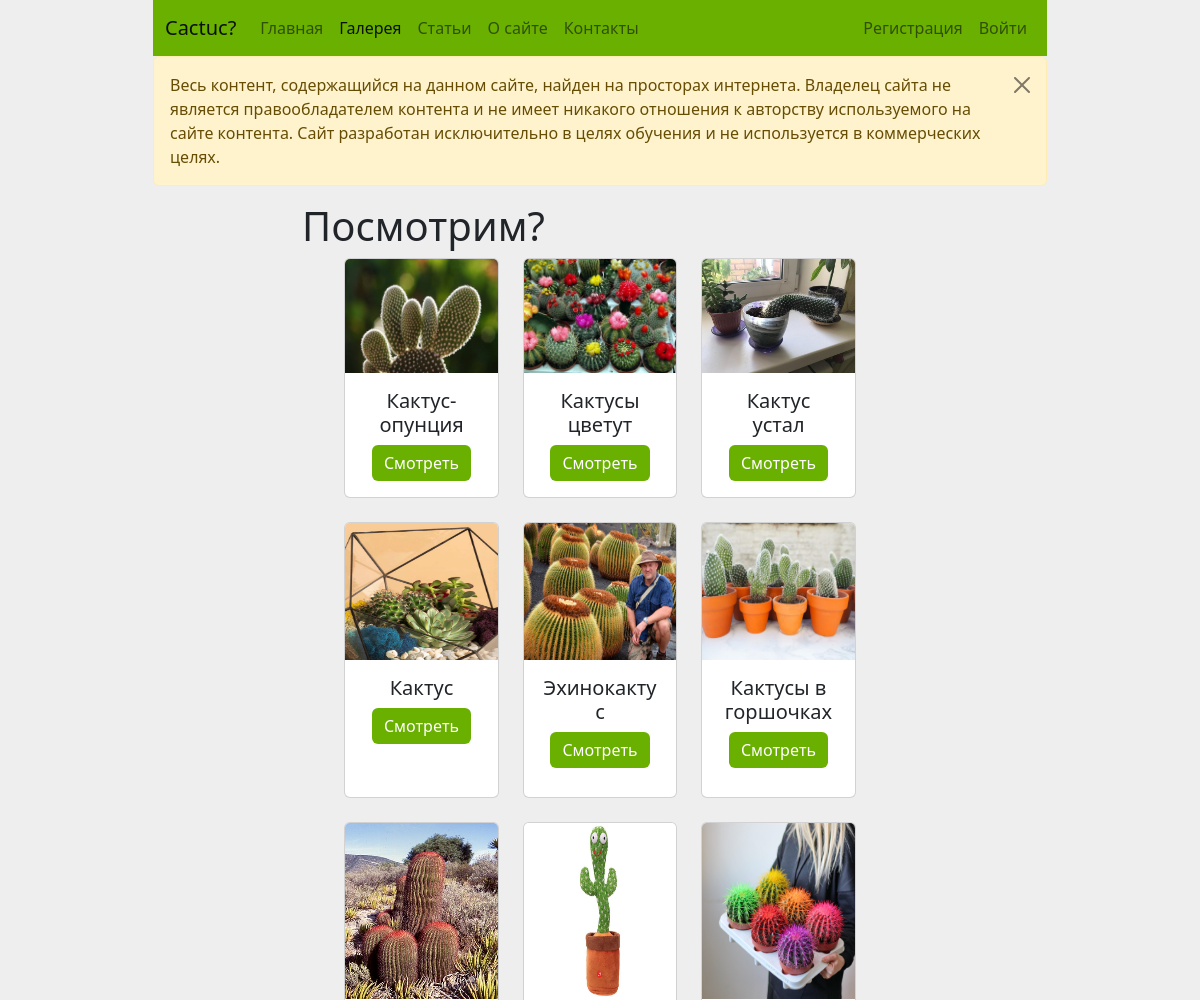
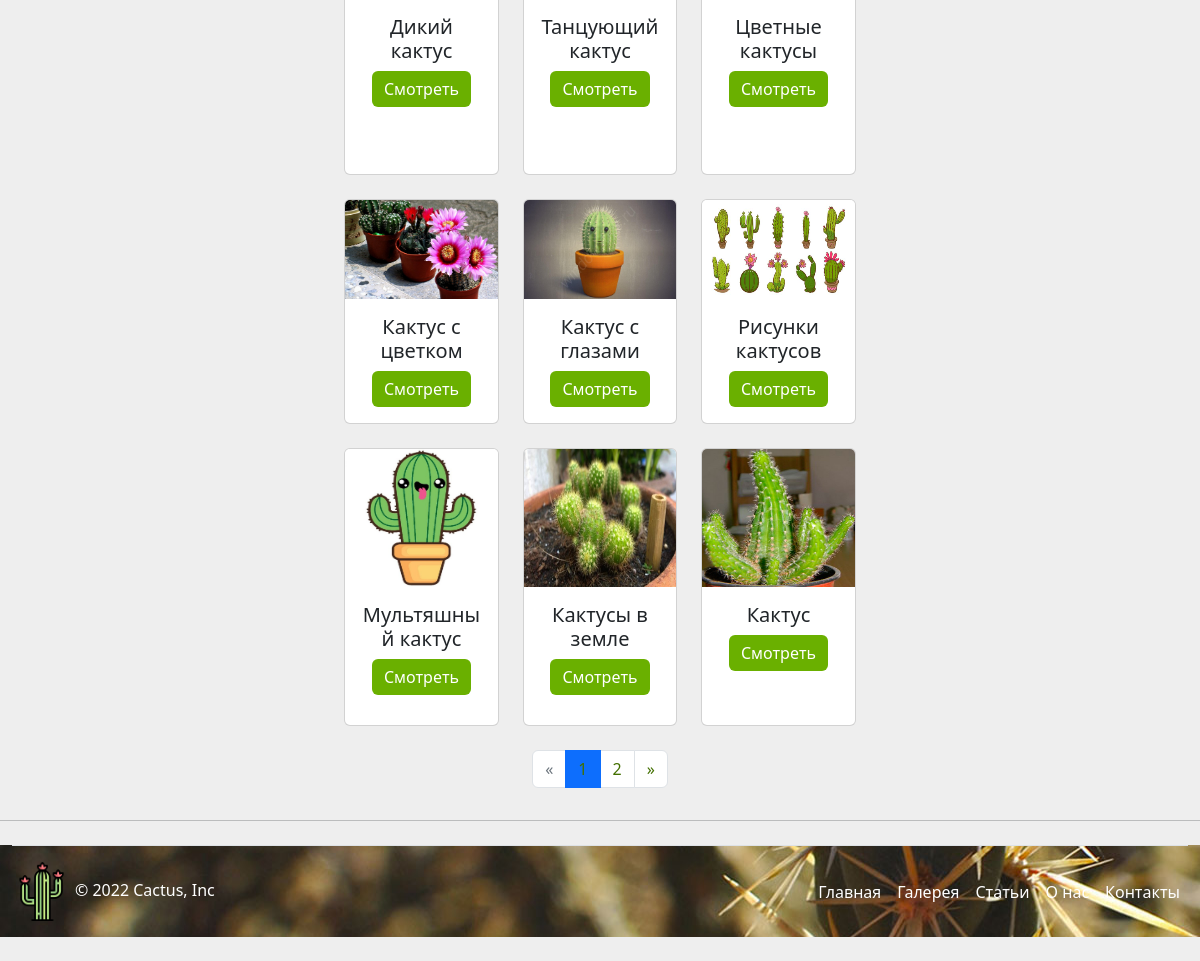
Page /gallery/ on the committed database (2 pictures, top to bottom).
### gallery/models.py (models this page shows, shortened)
class Photos(models.Model):
    title = models.CharField(max_length=255, verbose_name='Название')
    slug = models.SlugField(max_length=255, verbose_name='URL', unique=True)
    photo = models.ImageField(upload_to='photos/gallery/%Y/%m/%d', verbose_name="Фото")
    author = models.CharField(max_length=255, blank=True, verbose_name='Автор', default='Неизвестен')
    created_at = models.DateTimeField(auto_now_add=True, verbose_name='Дата создания')
    updated_at = models.DateTimeField(auto_now=True, verbose_name='Дата изменения')
    is_published = models.BooleanField(verbose_name="Публикация", default=False)
    class Meta:
        verbose_name = 'Фотокарточка'
        verbose_name_plural = 'Фотокарточки'
        ordering = ['-updated_at']
    def get_absolute_url(self):
        return reverse('gallery:detail', kwargs={'photo_slug': self.slug})

### gallery/views.py (the view)
# urls.py: path('', PhotosView.as_view(), name='gallery'),
class PhotosView(ListView):
    paginate_by = 15
    queryset = Photos.objects.filter(is_published=True)
    ordering = ['-updated_at']
    template_name = 'gallery/gallery.html'

### gallery/templates/gallery/gallery.html (shortened to what this page needs)
{% extends 'base.html' %}
{% load static %}
{% block pageName %}Посмотрим?{% endblock %}
{% block content %}
<div class="row row-cols-1 row-cols-md-3 g-4">
  {% for photo_item in object_list %}
  <div class="col">
    <div class="card h-100 text-center">
      <img src="{% if photo_item.photo %}{{ photo_item.photo.url }}{% else %}{% static 'img/no_image.png' %}{% endif %}"
           class="card-img-top h-50" alt="{{ photo_item.title }}">
      <div class="card-body">
        <h5 class="card-title">{{ photo_item.title }}</h5>
        <a href="{{ photo_item.get_absolute_url }}" class="btn btn-primary" style="background: #6ab000; border: none;">Смотреть</a>
      </div>
    </div>
  </div>
  {% endfor %}
</div>
<br>
        {% if page_obj.has_other_pages %}
            <div class="pagination justify-content-center">
                <span class="step-links">
                    <nav aria-label="Page navigation example">
                      <ul class="pagination">
                        {% if page_obj.has_previous %}
                            <li class="page-item">
                                <a class="page-link" href="?page={{ page_obj.previous_page_number }}" aria-label="Previous" style="color: #437000;">&laquo;</a>
                            </li>
                        {% else %}
                            <li class="page-item disabled">
                                <a class="page-link" href="#" aria-label="Previous">&laquo;</a>
                            </li>
                        {% endif %}
                        {% for pageNum in paginator.page_range %}
                            <li class="page-item {% if pageNum == page_obj.number %} active {% endif %} ">
                                <a class="page-link" href="?page={{ pageNum }}"  style="color: #437000;">{{ pageNum }}</a>
                            </li>
                        {% endfor %}
                        {% if page_obj.has_next %}
                            <li class="page-item">
                                <a class="page-link" href="?page={{ page_obj.next_page_number }}" aria-label="Next" style="color: #437000;">&raquo;</a>
                            </li>
                        {% else %}
                            <li class="page-item disabled">
                                <a class="page-link" href="#" aria-label="Next">&raquo;</a>
                            </li>
                        {% endif %}
                      </ul>
                    </nav>
                </span>
            </div>
        {% endif %}
{% endblock %}

### rows in the picture
Photos: photo (picture), title "Кактус-опунция"
Photos: photo (picture), title "Кактусы цветут"
Photos: photo (picture), title "Кактус устал"
Photos: photo (picture), title "Кактус"
Photos: photo (picture), title "Эхинокактус"
Photos: photo (picture), title "Кактусы в горшочках"
Photos: photo (picture), title "Дикий кактус"
Photos: photo (picture), title "Танцующий кактус"
Photos: photo (picture), title "Цветные кактусы"
Photos: photo (picture), title "Кактус с цветком"
Photos: photo (picture), title "Кактус с глазами"
Photos: photo (picture), title "Рисунки кактусов"
Photos: photo (picture), title "Мультяшный кактус"
Photos: photo (picture), title "Кактусы в земле"
Photos: photo (picture), title "Кактус"

### other values in the picture
{{ pageNum }} "2"
